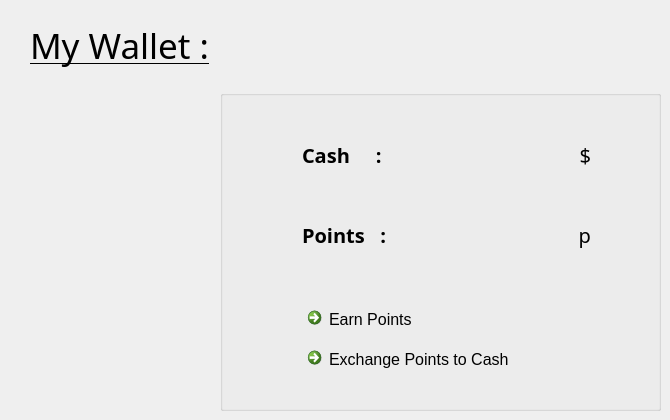
      <widget class="QWidget" name="page_3">
       <widget class="QGroupBox" name="groupBox_3">
        <property name="geometry">
         <rect>
          <x>220</x>
          <y>90</y>
          <width>441</width>
          <height>321</height>
         </rect>
        </property>
        <property name="font">
         <font>
          <family>MV Boli</family>
          <pointsize>9</pointsize>
          <weight>50</weight>
          <bold>false</bold>
         </font>
        </property>
        <property name="layoutDirection">
         <enum>Qt::LeftToRight</enum>
        </property>
        <property name="title">
         <string/>
        </property>
        <property name="flat">
         <bool>false</bool>
        </property>
        <widget class="QLabel" name="label_word_points">
         <property name="geometry">
          <rect>
           <x>82</x>
           <y>130</y>
           <width>109</width>
           <height>29</height>
          </rect>
         </property>
         <property name="font">
          <font>
           <family>Agency FB</family>
           <pointsize>15</pointsize>
           <weight>75</weight>
           <bold>true</bold>
          </font>
         </property>
         <property name="text">
          <string>Points   :</string>
         </property>
        </widget>
        <widget class="QLabel" name="label_word_cash">
         <property name="geometry">
          <rect>
           <x>82</x>
           <y>50</y>
           <width>111</width>
           <height>29</height>
          </rect>
         </property>
         <property name="font">
          <font>
           <family>Agency FB</family>
           <pointsize>15</pointsize>
           <weight>75</weight>
           <bold>true</bold>
          </font>
         </property>
         <property name="text">
          <string>Cash     :</string>
         </property>
        </widget>
        <widget class="QLabel" name="label_cash">
         <property name="geometry">
          <rect>
           <x>230</x>
           <y>50</y>
           <width>141</width>
           <height>29</height>
          </rect>
         </property>
         <property name="font">
          <font>
           <family>Agency FB</family>
           <pointsize>15</pointsize>
           <weight>50</weight>
           <bold>false</bold>
          </font>
         </property>
         <property name="layoutDirection">
          <enum>Qt::RightToLeft</enum>
         </property>
         <property name="autoFillBackground">
          <bool>false</bool>
         </property>
         <property name="frameShape">
          <enum>QFrame::NoFrame</enum>
         </property>
         <property name="frameShadow">
          <enum>QFrame::Raised</enum>
         </property>
         <property name="lineWidth">
          <number>5</number>
         </property>
         <property name="midLineWidth">
          <number>0</number>
         </property>
         <property name="text">
          <string>$</string>
         </property>
         <property name="alignment">
          <set>Qt::AlignRight|Qt::AlignTrailing|Qt::AlignVCenter</set>
         </property>
        </widget>
        <widget class="QLabel" name="label_points">
         <property name="geometry">
          <rect>
           <x>230</x>
           <y>130</y>
           <width>141</width>
           <height>29</height>
          </rect>
         </property>
         <property name="font">
          <font>
           <family>Agency FB</family>
           <pointsize>15</pointsize>
           <weight>50</weight>
           <bold>false</bold>
          </font>
         </property>
         <property name="text">
          <string>p</string>
         </property>
         <property name="alignment">
          <set>Qt::AlignRight|Qt::AlignTrailing|Qt::AlignVCenter</set>
         </property>
        </widget>
        <widget class="QCommandLinkButton" name="btn_cus_change_pwd_2">
         <property name="geometry">
          <rect>
           <x>80</x>
           <y>210</y>
           <width>171</width>
           <height>41</height>
          </rect>
         </property>
         <property name="font">
          <font>
           <family>Segoe UI</family>
           <pointsize>12</pointsize>
           <weight>50</weight>
           <bold>false</bold>
          </font>
         </property>
         <property name="text">
          <string>Earn Points</string>
         </property>
        </widget>
        <widget class="QCommandLinkButton" name="btn_cus_change_pwd_3">
         <property name="geometry">
          <rect>
           <x>80</x>
           <y>250</y>
           <width>271</width>
           <height>41</height>
          </rect>
         </property>
         <property name="font">
          <font>
           <family>Segoe UI</family>
           <pointsize>12</pointsize>
           <weight>50</weight>
           <bold>false</bold>
          </font>
         </property>
         <property name="text">
          <string>Exchange Points to Cash</string>
         </property>
        </widget>
       </widget>
       <widget class="QLabel" name="label_c_info_2">
        <property name="geometry">
         <rect>
          <x>30</x>
          <y>20</y>
          <width>231</width>
          <height>51</height>
         </rect>
        </property>
        <property name="font">
         <font>
          <family>Agency FB</family>
          <pointsize>26</pointsize>
          <weight>50</weight>
          <bold>false</bold>
          <underline>true</underline>
         </font>
        </property>
        <property name="text">
         <string>My Wallet :</string>
        </property>
       </widget>
      </widget>
